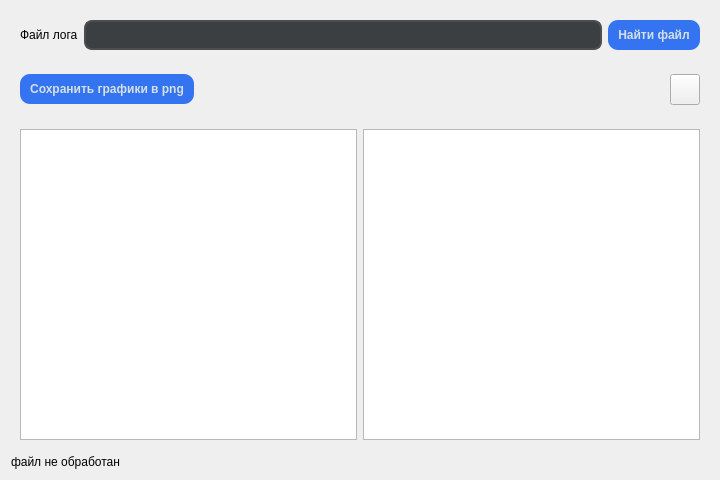
<?xml version="1.0" encoding="UTF-8"?>
<ui version="4.0">
 <class>window</class>
 <widget class="QWidget" name="window">
  <property name="geometry">
   <rect>
    <x>0</x>
    <y>0</y>
    <width>720</width>
    <height>480</height>
   </rect>
  </property>
  <property name="minimumSize">
   <size>
    <width>720</width>
    <height>480</height>
   </size>
  </property>
  <property name="windowTitle">
   <string>Программа обработки лог-файла</string>
  </property>
  <property name="windowFilePath">
   <string>QWidget#window {\n    background-color: #1E1F22;\n    border-radius: 10px;\n}</string>
  </property>
  <layout class="QVBoxLayout" name="verticalLayout">
   <item>
    <widget class="QWidget" name="widget" native="true">
     <layout class="QHBoxLayout" name="horizontalLayout">
      <item>
       <widget class="QLabel" name="label_log_file">
        <property name="text">
         <string>Файл лога</string>
        </property>
       </widget>
      </item>
      <item>
       <widget class="QLineEdit" name="line_for_path">
        <property name="styleSheet">
         <string notr="true">QLineEdit#line_for_path {
    background-color: #3C3F41;
    color: #D4E0E4;
    border: 2px solid #4D4E51;
    border-radius: 8px;
    padding: 5px 10px;
}

QLineEdit#line_for_path:focus {
    border: 2px solid #CED0D6;
    background-color: #3C3F41;
}

QLineEdit#line_for_path::placeholder {
    color: #6272a4;
}</string>
        </property>
       </widget>
      </item>
      <item>
       <widget class="QPushButton" name="button_rewiev">
        <property name="minimumSize">
         <size>
          <width>0</width>
          <height>30</height>
         </size>
        </property>
        <property name="maximumSize">
         <size>
          <width>16777215</width>
          <height>30</height>
         </size>
        </property>
        <property name="styleSheet">
         <string notr="true">QPushButton#button_rewiev {
    background-color: #3574F0;
    color: #D4E0E4;
    border: none;
    border-radius: 10px;
    font-weight: bold;
    padding: 0px 10px;
}

QPushButton#button_rewievr:hover {
    background-color: #2866e0;
}

QPushButton#button_rewiev:pressed {
    background-color: #2557ba;
}</string>
        </property>
        <property name="text">
         <string>Найти файл</string>
        </property>
       </widget>
      </item>
     </layout>
    </widget>
   </item>
   <item>
    <widget class="QWidget" name="widget_2" native="true">
     <layout class="QHBoxLayout" name="horizontalLayout_2">
      <item>
       <widget class="QPushButton" name="button_save_graphics_to_png">
        <property name="minimumSize">
         <size>
          <width>0</width>
          <height>30</height>
         </size>
        </property>
        <property name="maximumSize">
         <size>
          <width>200</width>
          <height>30</height>
         </size>
        </property>
        <property name="styleSheet">
         <string notr="true">QPushButton#button_save_graphics_to_png {
background-color: #3574F0;
color: #D4E0E4;
border: none;
border-radius: 10px;
font-weight: bold;
padding: 0px 10px;
}
QPushButton#button_save_graphics_to_png:hover {
background-color: #2866e0;
}
QPushButton#button_save_graphics_to_png:pressed { background-color: #2557ba;
}</string>
        </property>
        <property name="text">
         <string>Сохранить графики в png</string>
        </property>
       </widget>
      </item>
      <item>
       <spacer name="horizontalSpacer">
        <property name="orientation">
         <enum>Qt::Horizontal</enum>
        </property>
        <property name="sizeHint" stdset="0">
         <size>
          <width>40</width>
          <height>20</height>
         </size>
        </property>
       </spacer>
      </item>
      <item>
       <widget class="QPushButton" name="run_button">
        <property name="minimumSize">
         <size>
          <width>30</width>
          <height>31</height>
         </size>
        </property>
        <property name="maximumSize">
         <size>
          <width>30</width>
          <height>31</height>
         </size>
        </property>
        <property name="text">
         <string/>
        </property>
       </widget>
      </item>
     </layout>
    </widget>
   </item>
   <item>
    <widget class="QWidget" name="widget_3" native="true">
     <layout class="QHBoxLayout" name="horizontalLayout_3">
      <item>
       <widget class="QListWidget" name="list_widget_for_show_graphics"/>
      </item>
      <item>
       <widget class="QTextEdit" name="log_widget"/>
      </item>
     </layout>
    </widget>
   </item>
   <item>
    <widget class="QLabel" name="label_for_log">
     <property name="text">
      <string>файл не обработан</string>
     </property>
    </widget>
   </item>
  </layout>
 </widget>
 <resources/>
 <connections/>
</ui>
